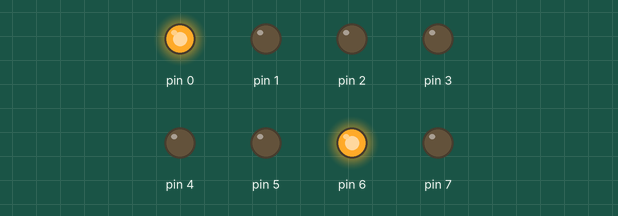
This sketch was run on a simulated Arduino Uno, built with avr-gcc and run on an emulated ATmega328P. Shown: output pins drawn as LEDs (lit = HIGH).

Above: at 0.5 s.
At 1.5 s:
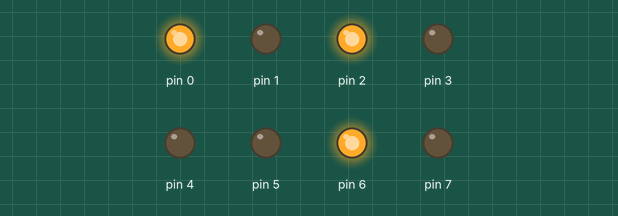
At 2.5 s:
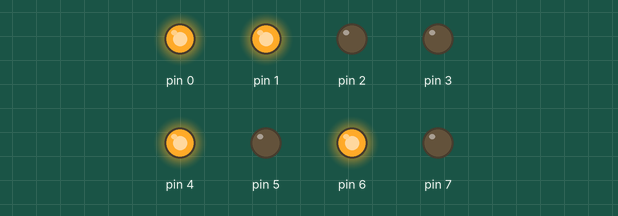
Timing chart, 0 to 3.5 s (numbered marks = the images above):
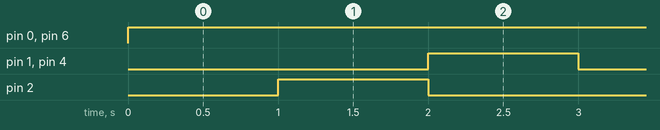

Measured:
- by itself, pin 0, pin 6: LOW → HIGH at 0.00 s
- by itself, pin 1, pin 2, pin 4: alternates HIGH for 1.0 s and LOW for 2.0 s
- by itself, everything shown: repeats every 3.0 s, in 3 steps

The sketch:

part3.ino
```cpp
void setup()
{
  DDRD = B11111111;

}

void loop()
{
  PORTD = B01000001;
  delay(1000);
  PORTD = B01000101;
  delay(1000);
  PORTD = B01010011;
  delay(1000);
}
```
